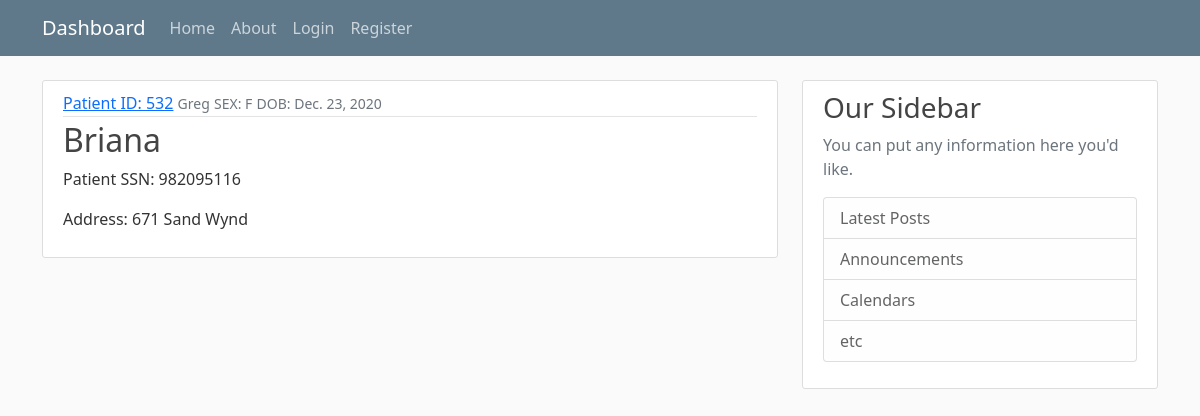
The app's page /patient/2/, older data.
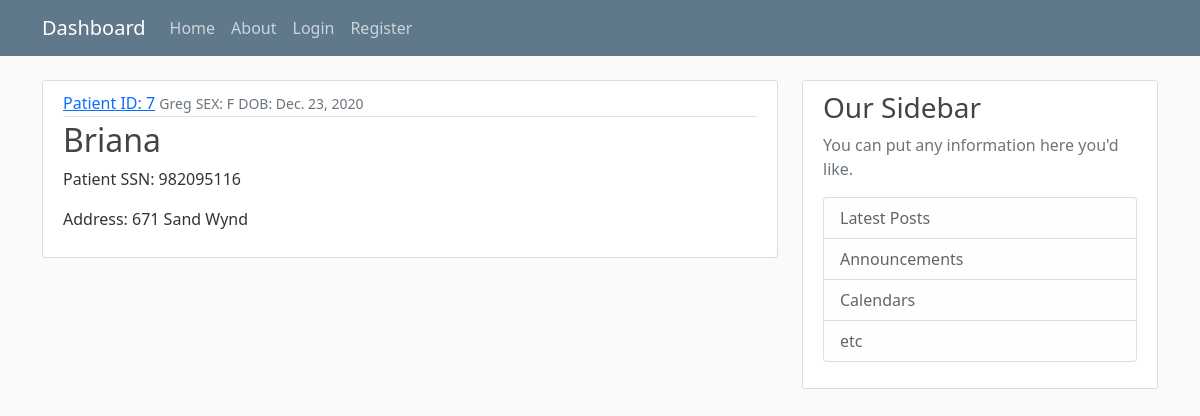
The same page, newer data.
### core/models.py (models this page shows, shortened)
class Patient(models.Model):
    PatientID = models.IntegerField()
    PatientSSN = models.CharField(max_length=30)
    FirstName = models.CharField(max_length=30)
    LastName = models.CharField(max_length=30)
    Address = models.TextField(max_length=200)
    Sex = models.CharField(max_length=1)
    DOB = models.DateField(default=timezone.now)
    Author = models.ForeignKey(User, on_delete=models.CASCADE)

### core/views.py (the view)
# urls.py: path('patient/<int:pk>/', PatientDetailView.as_view(), name='patient-detail'),
class PatientDetailView(DetailView):
    model = Patient

### core/templates/core/patient_detail.html (shortened to what this page needs)
{% extends "core/base.html"%}
{% block content %}
        <article class="media content-section">
            <div class="media-body">
              <div class="article-metadata">
                <a class="mr-2" href="#">Patient ID: {{ object.PatientID }}</a>
                <small class="text-muted">{{ object.LastName }}</small>
                <small class="text-muted"> SEX: {{ object.Sex }}</small>
                <small class="text-muted"> DOB: {{ object.DOB }}</small>
              </div>
              <h2 class="article-title">{{ object.FirstName }}</h2>
              <p class="article-content">Patient SSN: {{ object.PatientSSN }}</p>
              <p class="article-content">Address: {{ object.Address }}</p>
            </div>
          </article>
{% endblock content %}

Row changes from the older to the newer data that the page shows:
changed Patient "Briana": PatientID "532" → "7"
